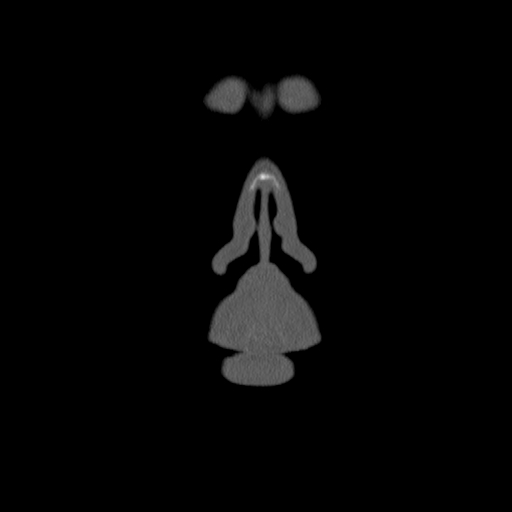
#> input picture docs/ct/027.jpg, 512 x 512 px, given in place of 040.jpg, which was not available
$ python ctprep.py
#> lines starting #> are read from the running program, lines starting #| are printed output that depends on the picture
import cv2,numpy as np
def ctbone(n,T=150):
    g=cv2.imread(f'/home/claude/ct/{n:03d}.jpg',0)
    m=(g>=T).astype(np.uint8)
    m=cv2.morphologyEx(m,cv2.MORPH_CLOSE,np.ones((3,3),np.uint8))
    n_,l,st,_=cv2.connectedComponentsWithStats(m,8)
    m=np.isin(l,[k for k in range(1,n_) if st[k,4]>=6]).astype(np.uint8)
    inv=1-m; n_,l,st,_=cv2.connectedComponentsWithStats(inv,4)
    for k in range(1,n_):
        if st[k,4]<12: m[l==k]=1
    return m
def midline(n):
#> called with n = 40
    g=cv2.imread(f'/home/claude/ct/{n:03d}.jpg',0).astype(np.float32)
#> g: shape (512, 512) float32; min 0, max 220, mean 5.7
    best=(-1,256)
    for c in np.arange(240,276,0.5):
        M=np.float32([[-1,0,2*c],[0,1,0]]); f=cv2.warpAffine(g,M,(512,512))
        s=-np.abs(f-g)[40:470,120:400].mean()
        if s>best[0] or best[0]==-1: best=(s,c)
#> this loop made 72 passes
#> (s, best) on passes 1 to 12: (-16.4, (-16.4, 240)), (-16.16, (-16.16, 240.5)), (-15.92, (-15.92, 241)), (-15.69, (-15.69, 241.5)), (-15.45, (-15.45, 242)), (-15.22, (-15.22, 242.5)), (-14.99, (-14.99, 243)), (-14.76, (-14.76, 243.5)), (-14.52, (-14.52, 244)), (-14.32, (-14.32, 244.5)), (-14.12, (-14.12, 245)), (-13.92, (-13.92, 245.5))
#> s on passes 50 to 55: -2.28, -2.71, -3.33, -3.96, -4.61, -5.22
#> pass 1, in midline, `f = cv2.warpAffine(g, M, (512, 512))`:
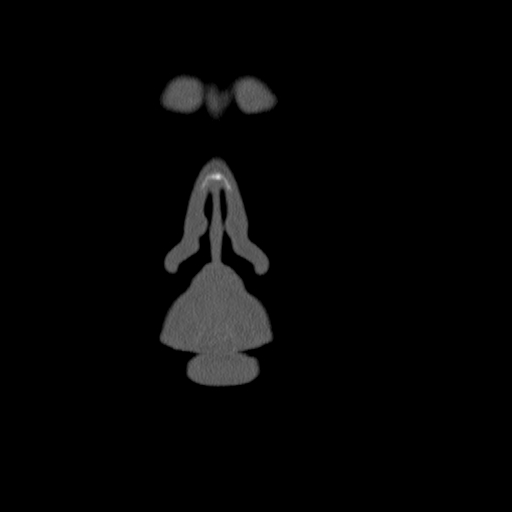
#> f: shape (512, 512) float32; min 0, max 220, mean 5.7
    return best[1]
if __name__=='__main__':
    print([ (n,midline(n)) for n in (40,60,80,100,120)])
#> call 2 of midline, with n = 60
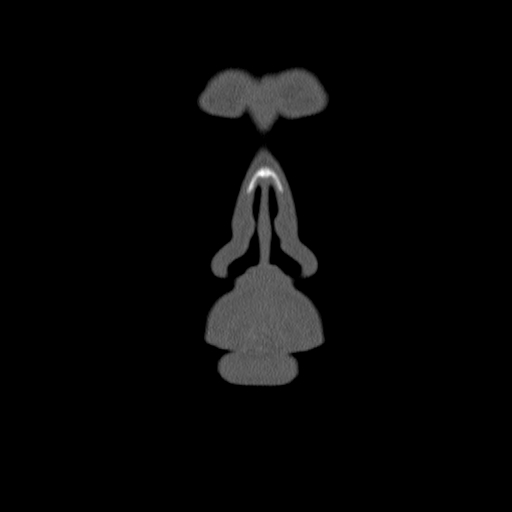
#> input picture docs/ct/028.jpg, 512 x 512 px, given in place of 060.jpg, which was not available
#> the loop in midline (call 2), `for c in np.arange(240,276,0.5):` made 72 passes
#> (s, best) on passes 1 to 12: (-18.41, (-18.41, 240)), (-18.1, (-18.1, 240.5)), (-17.79, (-17.79, 241)), (-17.49, (-17.49, 241.5)), (-17.18, (-17.18, 242)), (-16.89, (-16.89, 242.5)), (-16.61, (-16.61, 243)), (-16.39, (-16.39, 243.5)), (-16.17, (-16.17, 244)), (-15.94, (-15.94, 244.5)), (-15.69, (-15.69, 245)), (-15.46, (-15.46, 245.5))
#> s on passes 50 to 55: -2.37, -2.91, -3.66, -4.39, -5.13, -5.83
#> pass 1, in midline (call 2), `f = cv2.warpAffine(g, M, (512, 512))`:
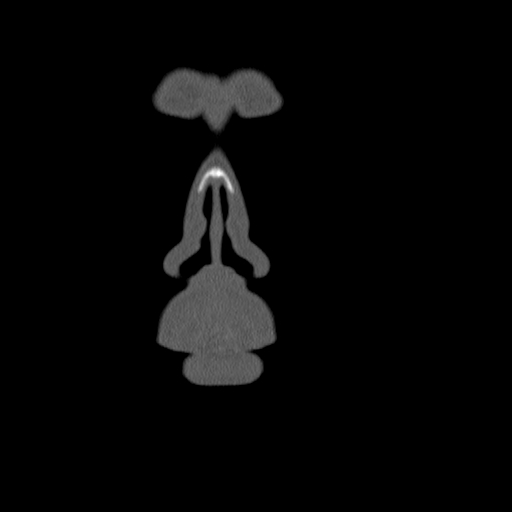
#> f: shape (512, 512) float32; min 0, max 255, mean 7.2
#> (the run stopped early here; a loop or call above may not have finished)
